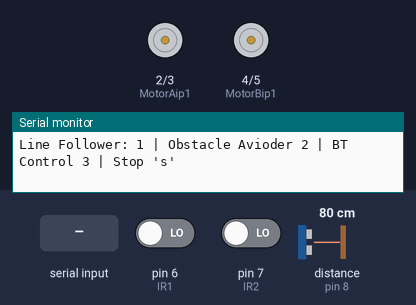
The sketch below on a simulated Arduino Uno, built with avr-gcc and run on an emulated ATmega328P. Parts: motor-driver pin pairs drawn as motors (green arrow = first pin HIGH = forward, orange = second pin HIGH = backward, longer = more drive), the last lines printed to the serial monitor. Wiring (inferred from the names in the program): ultrasonic range finder: trigger pin 9; echo pin 8. Inputs (shaded band) come from the test bench; at power-on: pin 6 (IR1) LOW, pin 7 (IR2) LOW, distance to the obstacle (sensor on pin 8) 80 cm. The echo pulse lasts 58.3 µs per cm.

Above: at 1.2 s.
1.3 s: "1" received over Serial
At 1.7 s:
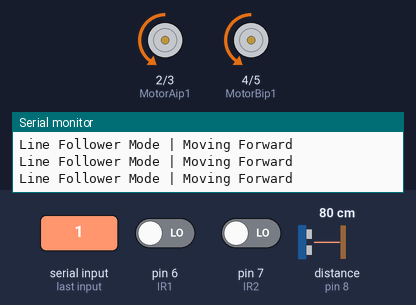
2.8 s: pin 6 (IR1) driven HIGH
At 4.0 s:
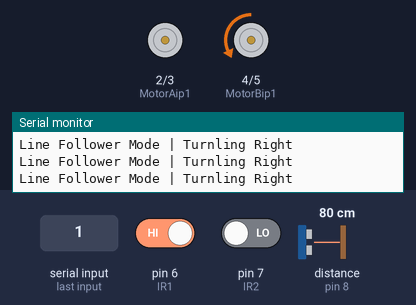
4.3 s: pin 7 (IR2) driven HIGH
At 5.7 s:
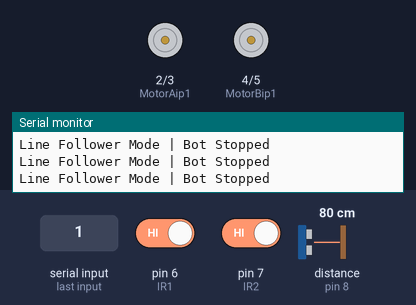
6.2 s: pin 6 (IR1) driven LOW
At 7.1 s:
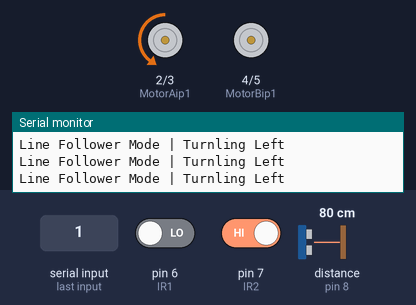
7.7 s: distance to the obstacle (sensor on pin 8) set to 35 cm
10.7 s: "2" received over Serial
At 12.0 s:
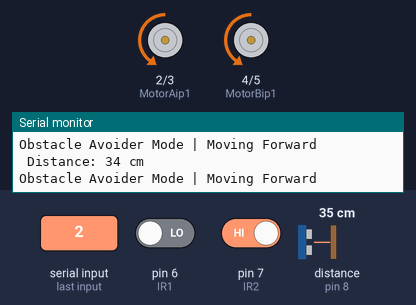
Timing chart, 0 to 13.3 s (numbered marks = the images above; inputs shaded):
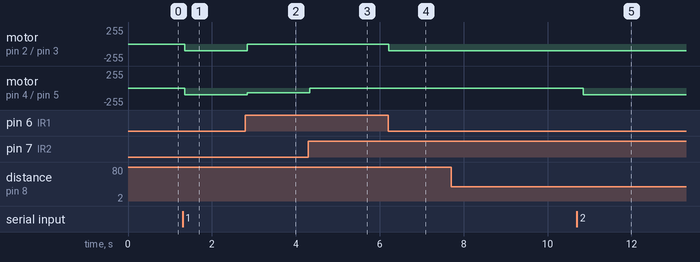

Measured:
- after the input at 1.3 s, motor on pin 2 (MotorAip1) / pin 3 (MotorAip2), motor on pin 4 (MotorBip1) / pin 5 (MotorBip2): stopped → backward 100/255 after 0.05 s
- after the input at 2.8 s, motor on pin 2 (MotorAip1) / pin 3 (MotorAip2): backward 100/255 → stopped at once; motor on pin 4 (MotorBip1) / pin 5 (MotorBip2): backward 100/255 → backward 70/255 at once
- after the input at 4.3 s, motor on pin 4 (MotorBip1) / pin 5 (MotorBip2): backward 70/255 → stopped at once
- after the input at 6.2 s, motor on pin 2 (MotorAip1) / pin 3 (MotorAip2): stopped → backward 100/255 at once
- after the input at 10.7 s, motor on pin 4 (MotorBip1) / pin 5 (MotorBip2): stopped → backward 100/255 after 0.15 s

The sketch:

Switch3in1.ino
```cpp
/////////////////////////////////////////////
//** Board Used: Arduino UNO             **//
//** App Used: Arduino Bluetooth Control **//
//** Power Source: 9V Battery            **//
/////////////////////////////////////////////


// Black Line Follower
int IR1=6;      //Right sensor
int IR2=7;    //left Sensor
// motor one
int MotorAip1=2;
int MotorAip2=3; //analogue
// motor two
int MotorBip1=4;
int MotorBip2=5; //analogue
int spd= 100; //linear speed
int turnspd= 70; //turning speed

char bt;
char mode;

#define echoPin 8
#define trigPin 9
long duration; // variable for the duration of sound wave travel
int distance; // variable for the distance measurement

void setup()
{
  // put your setup code here, to run once:
  pinMode(trigPin, OUTPUT); // Sets the trigPin as an OUTPUT
  pinMode(echoPin, INPUT); // Sets the echoPin as an INPUT
  pinMode(IR1,INPUT);
  pinMode(IR2,INPUT);
  pinMode(MotorAip1,OUTPUT);
  pinMode(MotorAip2,OUTPUT);
  pinMode(MotorBip1,OUTPUT);
  pinMode(MotorBip2,OUTPUT);

  Serial.begin(9600);
  Serial.print("Line Follower: 1 | Obstacle Avioder 2 | BT Control 3 | Stop 's' ");
}
void loop()
{

// Clears the trigPin condition
  digitalWrite(trigPin, LOW);
  delayMicroseconds(2);
  // Sets the trigPin HIGH (ACTIVE) for 10 microseconds
  digitalWrite(trigPin, HIGH);
  delayMicroseconds(10);
  digitalWrite(trigPin, LOW);
  // Reads the echoPin, returns the sound wave travel time in microseconds
  duration = pulseIn(echoPin, HIGH);
  // Calculating the distance
  distance = duration * 0.034 / 2; // Speed of sound wave divided by 2 (go and back)
  // Displays the distance on the Serial Monitor

 if(Serial.available()>0)
 {
      bt= Serial.read(); // reading the data received from the bluetooth module
      Serial.println(bt);
      delay(50);
 if(bt=='1' || bt=='2' || bt=='3' || bt=='s')
 {
  mode=bt;
  switch(mode)
   {
        case '1': Serial.println("Switching to: Line Follower"); break; // when 1 is pressed on the app on your smart phone
        case '2': Serial.println("Switching to: Obstacle Avoider");  break; // when 2 is pressed on the app on your smart phone
        case '3': Serial.println("Switching to: Bluetooth Control"); break; // when 3 is pressed on the app on your smart phone
        case 's': Serial.println("Clearing all Modes: "); break; // when s is pressed on the app on your smart phone
   }
 }}
 if(mode == '1')
      {  lineFollower(); }

 if(mode == '2')
      {  obsAvoider(); }

 if(mode == '3')
      {  BTControl(); }

 if(mode == 's')
      {  Stop(); }
}

void FW()
{//Move both the Motors
    digitalWrite(MotorAip1,LOW);
    analogWrite(MotorAip2,spd);
    digitalWrite(MotorBip1,LOW);
    analogWrite(MotorBip2,spd);
    Serial.println(" Moving Forward "); }

void BK()
{//Move both the Motors
    digitalWrite(MotorAip1,HIGH);
    digitalWrite(MotorAip2,LOW);
    digitalWrite(MotorBip1,HIGH);
    digitalWrite(MotorBip2,LOW);
    Serial.println(" Moving Backward ");}


void Stop()
{//Stop both the motors
    digitalWrite(MotorAip1,LOW);
    analogWrite(MotorAip2,LOW);
    digitalWrite(MotorBip1,LOW);
    analogWrite(MotorBip2,LOW);
    Serial.println(" Bot Stopped ");}

void RW()
{//Tilt robot towards right by stopping the right wheel and moving the left one
     digitalWrite(MotorAip1,LOW);
    analogWrite(MotorAip2,LOW);
    digitalWrite(MotorBip1,LOW);
    analogWrite(MotorBip2,turnspd);
    Serial.println(" Turnling Right ");
   delay(100);  }

void LW()
{
    //Tilt robot towards left by stopping the left wheel and moving the right one
    digitalWrite(MotorAip1,LOW);
    analogWrite(MotorAip2,turnspd);
    digitalWrite(MotorBip1,LOW);
    analogWrite(MotorBip2,LOW);
    Serial.println(" Turnling Left ");
   delay(100);  }

void lineFollower()
{
  Serial.print("Line Follower Mode |");
  if(digitalRead(IR1)==LOW && digitalRead(IR2)==LOW)  //IR not on black line
  {  FW();  }

  else if(digitalRead(IR1)==LOW && digitalRead(IR2)==HIGH)
  {  LW();   }

  else if(digitalRead(IR1)==HIGH && digitalRead(IR2)==LOW)
  {  RW();  }

  else if(digitalRead(IR1)==HIGH && digitalRead(IR2)==HIGH) //IR will not glow on black line
  {  Stop(); }

  else
  {  Stop();  }
}

void obsAvoider()
{
  Serial.print("Obstacle Avoider Mode |");
if(distance <= 10)
  {
    Stop();
  }
    else
  {  FW();
  }
Serial.print(" Distance: ");
  Serial.print(distance);
  Serial.println(" cm");
}

void BTControl()
{
Serial.print("BT Mode: ");
        if (bt == 'f') {FW();}
        else if (bt == 'b') {BK();}
        else if (bt == 'l') {LW();}
        else if (bt == 'r') {RW();}
        else Stop();
}
```
